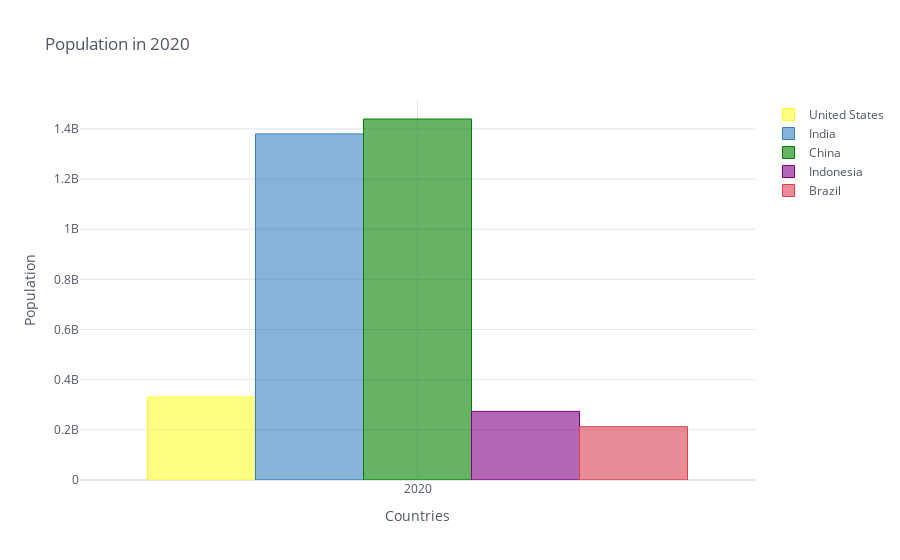

Here is the notebook cell this chart was saved with:
### Code cell
df_population_2020.iplot(kind='bar', colors=['yellow','blue','green','purple','red'], xTitle='Countries',
                         yTitle='Population', title='Population in 2020')

### Figure 1 — Plotly figure (JSON) as saved in the notebook; plotly's stock layout.template omitted (floating-point values rounded to 4 significant figures)
{"data": [{"marker": {"color": "rgba(255, 255, 51, 0.6)", "line": {"color": "rgba(255, 255, 51, 1.0)", "width": 1}}, "name": "United States", "orientation": "v", "text": "", "type": "bar", "x": [2020], "y": [331002651]}, {"marker": {"color": "rgba(55, 128, 191, 0.6)", "line": {"color": "rgba(55, 128, 191, 1.0)", "width": 1}}, "name": "India", "orientation": "v", "text": "", "type": "bar", "x": [2020], "y": [1380004385]}, {"marker": {"color": "rgba(0, 128, 0, 0.6)", "line": {"color": "rgba(0, 128, 0, 1.0)", "width": 1}}, "name": "China", "orientation": "v", "text": "", "type": "bar", "x": [2020], "y": [1439323776]}, {"marker": {"color": "rgba(128, 0, 128, 0.6)", "line": {"color": "rgba(128, 0, 128, 1.0)", "width": 1}}, "name": "Indonesia", "orientation": "v", "text": "", "type": "bar", "x": [2020], "y": [273523615]}, {"marker": {"color": "rgba(219, 64, 82, 0.6)", "line": {"color": "rgba(219, 64, 82, 1.0)", "width": 1}}, "name": "Brazil", "orientation": "v", "text": "", "type": "bar", "x": [2020], "y": [212559417]}], "layout": {"legend": {"bgcolor": "#FFFFFF", "font": {"color": "#4D5663"}}, "paper_bgcolor": "#FFFFFF", "plot_bgcolor": "#FFFFFF", "title": {"font": {"color": "#4D5663"}, "text": "Population in 2020"}, "xaxis": {"gridcolor": "#E1E5ED", "showgrid": true, "tickfont": {"color": "#4D5663"}, "title": {"font": {"color": "#4D5663"}, "text": "Countries"}, "zerolinecolor": "#E1E5ED"}, "yaxis": {"gridcolor": "#E1E5ED", "showgrid": true, "tickfont": {"color": "#4D5663"}, "title": {"font": {"color": "#4D5663"}, "text": "Population"}, "zerolinecolor": "#E1E5ED"}}}
